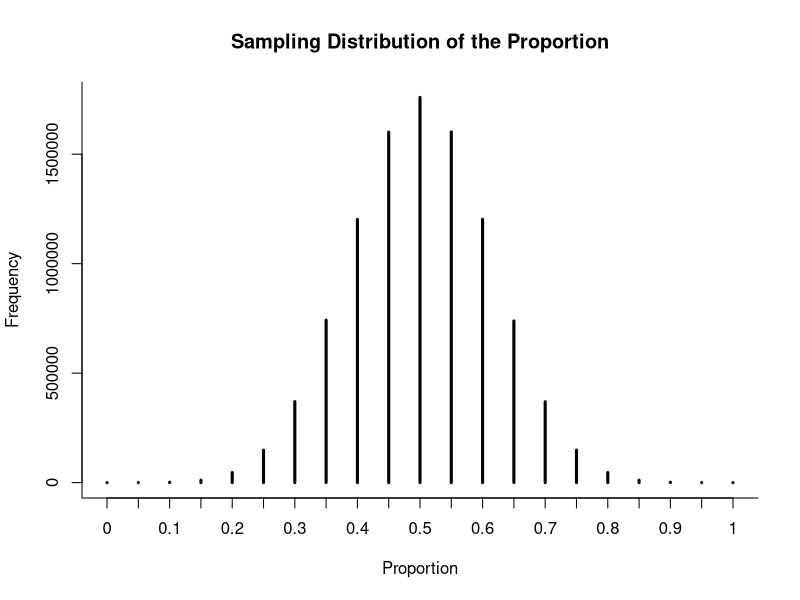
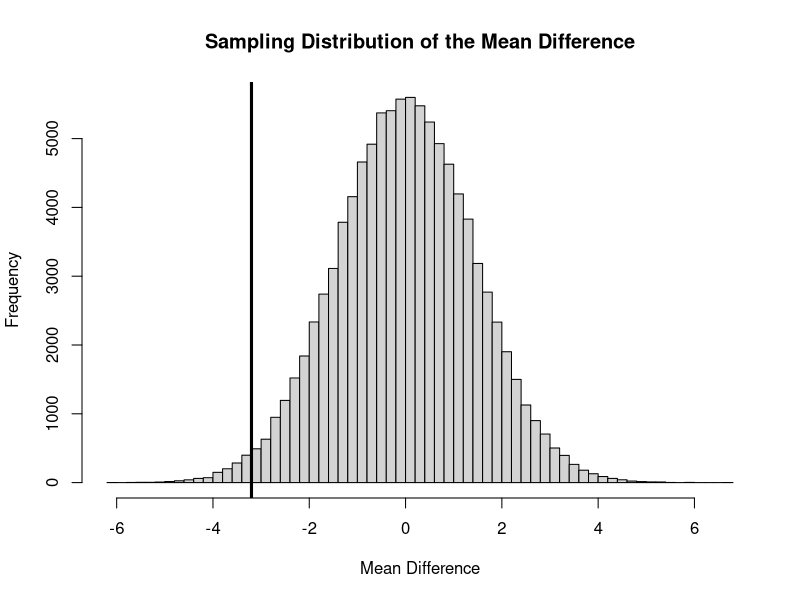

Write R code to recreate these figures, in order.
############################################################################

# Open Online R Stream (https://www.wvbauer.com/doku.php/live_streams)
#
# By:   Wolfgang Viechtbauer (https://www.wvbauer.com)
# Date: 2023-11-09
#
# Topic(s):
# - Regression and Other Stories (https://avehtari.github.io/ROS-Examples/)
# - Section(s): 4.4 - 4.5
#
# last updated: 2023-11-22

############################################################################

### 4.4: Statistical significance, hypothesis testing, and statistical errors

## Statistical significance

# say we flip a coin 20 times and it is a fair coin (so 50% chance for heads
# and 50% chance for tails); then we can construct the sampling distribution
# of the proportion of heads observed in the 20 flips through simulation
set.seed(1234)
props <- rbinom(10000000, size=20, prob=0.5) / 20

# frequency table of the observed proportions
tab <- table(props)
tab

# examine the sampling distribution of the proportions
plot(tab, type="h", lwd=3, bty="l", xlab="Proportion", ylab="Frequency",
     main="Sampling Distribution of the Proportion")

# convert the frequency table of the observed proportions into the
# corresponding probabilities of observing the proportions
tab <- tab / 10000000
tab

# sidenote: we don't actually need to simulate proportions to construct the
# sampling distribution in this example, since we know based on statistical
# theory that the probabilities of observing these different proportions can
# be computed based on a binomial distribution
round(dbinom(0:20, size=20, prob=0.5), 6)

# but we will stick to the simulated values, since this illustrates the
# general principles without requiring additional statistical theory (and the
# difference between the simulated and actual probabilities is negligible)

# extract from 'tab' the actually observed proportions (as a numeric vector)
props <- as.numeric(names(tab))
props

# compute the probability of observing a proportion of 0.7
tab[props == 0.7]

# compute the probability of observing a proportion of 0.7 or higher
sum(tab[props >= 0.7])

# compute the probability of observing a proportion of 0.75 or higher
sum(tab[props >= 0.75])

# compute the probability of observing a proportion of 0.25
sum(tab[props == 0.25])

# compute the probability of observing a proportion of 0.25 or lower
sum(tab[props <= 0.25])

# now imagine you do the experiment (flipping the coin 20 times and observing
# the proportion of heads) once and you get the following result
heads <- c(T, F, F, F, F, T, F, F, T, T, F, F, T, F, T, T, F, F, T, F)
mean(heads)

# is this outcome unusual if the coin is fair?

# compute the probability of observing this result under the sampling
# distribution of a proportion for a fair coin
sum(tab[props == mean(heads)])

# compute the probability of observing this result or an even more extreme
# deviation from 0.5 under the sampling distribution of a proportion for a
# fair coin
sum(tab[props <= mean(heads)])

# this is not an unusual event to happen if the coin is really fair

# the probability computed above is the (one-sided) p-value of our observed
# result for testing the null hypothesis H0: the coin is fair

# but say we had observed the following result
heads <- c(T, F, F, F, F, T, F, F, T, T, F, F, F, F, F, T, F, F, F, F)
mean(heads)

# the probability of observing this result or an even more extreme one is very
# small (i.e., the p-value is very small)
sum(tab[props <= mean(heads)])

# this may make us question whether the coin is really fair; conventionally,
# we are going to reject the null hypothesis if the p-value is .05 or smaller

# compute the standard error of a proportion based on a sample size of 20 if
# the true proportion is 0.5 (see section 4.2)
se <- sqrt(0.5 * 0.5 / 20)
se

# compute the test statistic (how far away is the observed result from the
# value under the null hypothesis, relative to the standard error of the
# statistic); if this is large (say, +-2), then again we are going to reject
# the null hypothesis
z <- (mean(heads) - 0.5) / se
z

# where does the +-2 come from? under a normal sampling distribution, the
# probability of observing a statistic that is 2 or more standard errors to
# the right of the center is about 2.5% (strictly, it is 1.96 SEs); so, the
# probability of either observing a test statistic of +2 (or more positive) or
# -2 (or more negative) is 5% (due to the symmetry of a normal distribution);
# in a two-sided test, we don't care if the deviation is to the left or right
# of the center, so then we use the rule that the one-sided p-value must be
# 0.025 or smaller (or twice the one-sided p-value must be 0.05 or smaller)

# the sampling distribution of the proportion we saw above is not normal (it
# cannot really be, since it is a discrete distribution, while a normal
# distribution is continuous), but we can still use a normal distribution as
# an approximation; compute the probability of observing the test statistic we
# have observed or a more extreme one under a standard normal distribution
pnorm(z)

# this is not the same as what we computed earlier (0.0207125), since the
# normal approximation is not exact (it works better when we have a larger
# sample size, that is, we flip the coin more often)

# to get the p-value for our two-sided test, we have to multiple this
# probability by 2 (to get the two-sided p-value)
2 * pnorm(z)

# or more generally, since z might be negative or positive, we take the
# absolute value of the test statistic and then compute twice the probability
# of observing this result or an even more positive one
2 * pnorm(abs(z), lower.tail=FALSE)

############################################################################

## Hypothesis testing for simple comparisons

# simulate data for a study as described in this section, where we have 100
# people in each group, assuming that the true means are the same in the two
# groups (i.e., the null hypothesis is true that the treatment does not affect
# the mean cholesterol level of those in the treatment group)
set.seed(1234)
meandiff <- replicate(100000, {
   x.t <- rnorm(100, mean=225, sd=10)
   x.c <- rnorm(100, mean=225, sd=10)
   mean(x.t) - mean(x.c)
})

# sidenote: could speed this up by directly simulating the means, but the way
# above more directly corresponds to how the data would look like if such a
# study is run

# examine the sampling distribution of the mean difference
hist(meandiff, breaks=50, xlab="Mean Difference", bty="l",
     main="Sampling Distribution of the Mean Difference")

# now imagine we actually run the study and get these results
x.t <- round(rnorm(100, mean=222, sd=10))
x.c <- round(rnorm(100, mean=225, sd=10))
mean(x.t) - mean(x.c)

# add the observed mean difference as a vertical line to the histogram
abline(v = mean(x.t) - mean(x.c), lwd=3)

# compute the probability of the observed mean difference or a more extreme
# one under the sampling distribution
mean(meandiff <= mean(x.t) - mean(x.c))

# twice this probability is the two-sided p-value
2 * (mean(meandiff <= mean(x.t) - mean(x.c)))

# compute the test statistic (note: the null hypothesis here says that the
# true mean difference is 0, so let's add this part also to the numerator)
teststat <- ((mean(x.t) - mean(x.c)) - 0) / sd(meandiff)
teststat

# compute the two-sided p-value using the test statistic
2 * pnorm(abs(teststat), lower.tail=FALSE)

# these are not exactly the same because we only simulated 100000 values under
# the sampling distribution; also, strictly speaking, we should use a
# t-distribution to compute the p-value based on the test statistic
2 * pt(abs(teststat), df=100+100-2, lower.tail=FALSE)

# in practice, we do not have sd(meandiff), but we can estimate the standard
# error using the observed data
se <- sqrt(sd(x.t)^2 / 100 + sd(x.c)^2 / 100)
se

# so we then compute the test statistic using the estimated standard error and
# the corresponding two-sided p-value
teststat <- ((mean(x.t) - mean(x.c)) - 0) / se
2 * pt(abs(teststat), df=100+100-2, lower.tail=FALSE)

# since the two-sided p-value is below .05, we reject the null hypothesis and
# conclude that the treatment does affect the mean cholesterol value of the
# treatment group

############################################################################

### 4.5: Problems with the concept of statistical significance

# not really anything to put into code from this section

############################################################################
